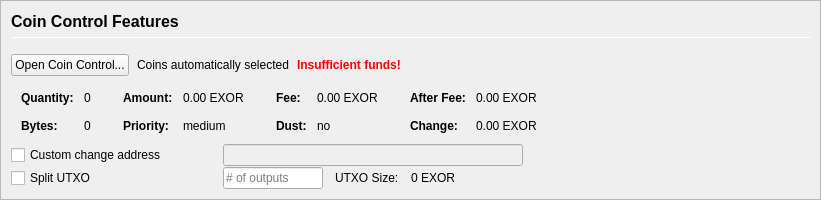
         <widget class="QFrame" name="frameCoinControl">
          <property name="sizePolicy">
           <sizepolicy hsizetype="Expanding" vsizetype="Expanding">
            <horstretch>0</horstretch>
            <verstretch>0</verstretch>
           </sizepolicy>
          </property>
          <property name="maximumSize">
           <size>
            <width>16777215</width>
            <height>16777215</height>
           </size>
          </property>
          <property name="frameShape">
           <enum>QFrame::StyledPanel</enum>
          </property>
          <property name="frameShadow">
           <enum>QFrame::Sunken</enum>
          </property>
          <layout class="QVBoxLayout" name="verticalLayoutCoinControl2">
           <property name="spacing">
            <number>0</number>
           </property>
           <property name="leftMargin">
            <number>0</number>
           </property>
           <property name="topMargin">
            <number>0</number>
           </property>
           <property name="rightMargin">
            <number>0</number>
           </property>
           <property name="bottomMargin">
            <number>0</number>
           </property>
           <item>
            <widget class="QFrame" name="frameCoinControl_BG">
             <layout class="QVBoxLayout" name="verticalLayoutCoinControl" stretch="0,0,0,0,0,0">
              <property name="spacing">
               <number>1</number>
              </property>
              <property name="leftMargin">
               <number>10</number>
              </property>
              <property name="topMargin">
               <number>10</number>
              </property>
              <item>
               <layout class="QHBoxLayout" name="horizontalLayoutCoinControl1">
                <property name="bottomMargin">
                 <number>15</number>
                </property>
                <item>
                 <layout class="QVBoxLayout" name="verticalLayout_3">
                  <property name="spacing">
                   <number>6</number>
                  </property>
                  <item>
                   <widget class="QLabel" name="labelCoinControlFeatures">
                    <property name="sizePolicy">
                     <sizepolicy hsizetype="Preferred" vsizetype="Maximum">
                      <horstretch>0</horstretch>
                      <verstretch>0</verstretch>
                     </sizepolicy>
                    </property>
                    <property name="minimumSize">
                     <size>
                      <width>0</width>
                      <height>20</height>
                     </size>
                    </property>
                    <property name="font">
                     <font>
                      <pointsize>12</pointsize>
                      <weight>75</weight>
                      <bold>true</bold>
                     </font>
                    </property>
                    <property name="styleSheet">
                     <string notr="true">font-weight:bold;</string>
                    </property>
                    <property name="text">
                     <string>Coin Control Features</string>
                    </property>
                   </widget>
                  </item>
                  <item>
                   <widget class="Line" name="line">
                    <property name="minimumSize">
                     <size>
                      <width>0</width>
                      <height>1</height>
                     </size>
                    </property>
                    <property name="maximumSize">
                     <size>
                      <width>16777215</width>
                      <height>1</height>
                     </size>
                    </property>
                    <property name="orientation">
                     <enum>Qt::Horizontal</enum>
                    </property>
                   </widget>
                  </item>
                 </layout>
                </item>
               </layout>
              </item>
              <item>
               <layout class="QHBoxLayout" name="horizontalLayoutCoinControl2" stretch="0,0,0,0">
                <property name="spacing">
                 <number>8</number>
                </property>
                <property name="bottomMargin">
                 <number>10</number>
                </property>
                <item>
                 <widget class="QPushButton" name="pushButtonCoinControl">
                  <property name="styleSheet">
                   <string notr="true"/>
                  </property>
                  <property name="text">
                   <string>Open Coin Control...</string>
                  </property>
                  <property name="autoDefault">
                   <bool>false</bool>
                  </property>
                 </widget>
                </item>
                <item>
                 <widget class="QLabel" name="labelCoinControlAutomaticallySelected">
                  <property name="text">
                   <string>Coins automatically selected</string>
                  </property>
                  <property name="margin">
                   <number>5</number>
                  </property>
                 </widget>
                </item>
                <item>
                 <widget class="QLabel" name="labelCoinControlInsuffFunds">
                  <property name="font">
                   <font>
                    <weight>75</weight>
                    <bold>true</bold>
                   </font>
                  </property>
                  <property name="styleSheet">
                   <string notr="true">color:red;font-weight:bold;</string>
                  </property>
                  <property name="text">
                   <string>Insufficient funds!</string>
                  </property>
                  <property name="margin">
                   <number>5</number>
                  </property>
                 </widget>
                </item>
                <item>
                 <spacer name="horizontalSpacerCoinControl">
                  <property name="orientation">
                   <enum>Qt::Horizontal</enum>
                  </property>
                  <property name="sizeHint" stdset="0">
                   <size>
                    <width>40</width>
                    <height>1</height>
                   </size>
                  </property>
                 </spacer>
                </item>
               </layout>
              </item>
              <item>
               <widget class="QWidget" name="widgetCoinControl" native="true">
                <property name="sizePolicy">
                 <sizepolicy hsizetype="Preferred" vsizetype="Preferred">
                  <horstretch>0</horstretch>
                  <verstretch>0</verstretch>
                 </sizepolicy>
                </property>
                <property name="minimumSize">
                 <size>
                  <width>0</width>
                  <height>0</height>
                 </size>
                </property>
                <property name="styleSheet">
                 <string notr="true"/>
                </property>
                <layout class="QHBoxLayout" name="horizontalLayoutCoinControl5">
                 <property name="leftMargin">
                  <number>0</number>
                 </property>
                 <property name="topMargin">
                  <number>0</number>
                 </property>
                 <property name="rightMargin">
                  <number>0</number>
                 </property>
                 <property name="bottomMargin">
                  <number>0</number>
                 </property>
                 <item>
                  <layout class="QHBoxLayout" name="horizontalLayoutCoinControl3" stretch="0,0,0,1">
                   <property name="spacing">
                    <number>20</number>
                   </property>
                   <property name="topMargin">
                    <number>0</number>
                   </property>
                   <property name="bottomMargin">
                    <number>10</number>
                   </property>
                   <item>
                    <layout class="QFormLayout" name="formLayoutCoinControl1">
                     <property name="horizontalSpacing">
                      <number>10</number>
                     </property>
                     <property name="verticalSpacing">
                      <number>14</number>
                     </property>
                     <property name="leftMargin">
                      <number>10</number>
                     </property>
                     <property name="topMargin">
                      <number>4</number>
                     </property>
                     <property name="rightMargin">
                      <number>6</number>
                     </property>
                     <item row="0" column="0">
                      <widget class="QLabel" name="labelCoinControlQuantityText">
                       <property name="font">
                        <font>
                         <weight>75</weight>
                         <bold>true</bold>
                        </font>
                       </property>
                       <property name="text">
                        <string>Quantity:</string>
                       </property>
                       <property name="margin">
                        <number>0</number>
                       </property>
                      </widget>
                     </item>
                     <item row="0" column="1">
                      <widget class="QLabel" name="labelCoinControlQuantity">
                       <property name="cursor">
                        <cursorShape>IBeamCursor</cursorShape>
                       </property>
                       <property name="contextMenuPolicy">
                        <enum>Qt::ActionsContextMenu</enum>
                       </property>
                       <property name="text">
                        <string notr="true">0</string>
                       </property>
                       <property name="margin">
                        <number>0</number>
                       </property>
                       <property name="textInteractionFlags">
                        <set>Qt::LinksAccessibleByMouse|Qt::TextSelectableByKeyboard|Qt::TextSelectableByMouse</set>
                       </property>
                      </widget>
                     </item>
                     <item row="1" column="0">
                      <widget class="QLabel" name="labelCoinControlBytesText">
                       <property name="font">
                        <font>
                         <weight>75</weight>
                         <bold>true</bold>
                        </font>
                       </property>
                       <property name="text">
                        <string>Bytes:</string>
                       </property>
                      </widget>
                     </item>
                     <item row="1" column="1">
                      <widget class="QLabel" name="labelCoinControlBytes">
                       <property name="cursor">
                        <cursorShape>IBeamCursor</cursorShape>
                       </property>
                       <property name="contextMenuPolicy">
                        <enum>Qt::ActionsContextMenu</enum>
                       </property>
                       <property name="text">
                        <string notr="true">0</string>
                       </property>
                       <property name="textInteractionFlags">
                        <set>Qt::LinksAccessibleByMouse|Qt::TextSelectableByKeyboard|Qt::TextSelectableByMouse</set>
                       </property>
                      </widget>
                     </item>
                    </layout>
                   </item>
                   <item>
                    <layout class="QFormLayout" name="formLayoutCoinControl2">
                     <property name="horizontalSpacing">
                      <number>10</number>
                     </property>
                     <property name="verticalSpacing">
                      <number>14</number>
                     </property>
                     <property name="leftMargin">
                      <number>6</number>
                     </property>
                     <property name="topMargin">
                      <number>4</number>
                     </property>
                     <property name="rightMargin">
                      <number>6</number>
                     </property>
                     <item row="0" column="0">
                      <widget class="QLabel" name="labelCoinControlAmountText">
                       <property name="font">
                        <font>
                         <weight>75</weight>
                         <bold>true</bold>
                        </font>
                       </property>
                       <property name="text">
                        <string>Amount:</string>
                       </property>
                       <property name="margin">
                        <number>0</number>
                       </property>
                      </widget>
                     </item>
                     <item row="0" column="1">
                      <widget class="QLabel" name="labelCoinControlAmount">
                       <property name="cursor">
                        <cursorShape>IBeamCursor</cursorShape>
                       </property>
                       <property name="contextMenuPolicy">
                        <enum>Qt::ActionsContextMenu</enum>
                       </property>
                       <property name="text">
                        <string notr="true">0.00 EXOR</string>
                       </property>
                       <property name="textInteractionFlags">
                        <set>Qt::LinksAccessibleByMouse|Qt::TextSelectableByKeyboard|Qt::TextSelectableByMouse</set>
                       </property>
                      </widget>
                     </item>
                     <item row="1" column="0">
                      <widget class="QLabel" name="labelCoinControlPriorityText">
                       <property name="font">
                        <font>
                         <weight>75</weight>
                         <bold>true</bold>
                        </font>
                       </property>
                       <property name="text">
                        <string>Priority:</string>
                       </property>
                      </widget>
                     </item>
                     <item row="1" column="1">
                      <widget class="QLabel" name="labelCoinControlPriority">
                       <property name="cursor">
                        <cursorShape>IBeamCursor</cursorShape>
                       </property>
                       <property name="contextMenuPolicy">
                        <enum>Qt::ActionsContextMenu</enum>
                       </property>
                       <property name="text">
                        <string>medium</string>
                       </property>
                       <property name="textInteractionFlags">
                        <set>Qt::LinksAccessibleByMouse|Qt::TextSelectableByKeyboard|Qt::TextSelectableByMouse</set>
                       </property>
                      </widget>
                     </item>
                    </layout>
                   </item>
                   <item>
                    <layout class="QFormLayout" name="formLayoutCoinControl3">
                     <property name="horizontalSpacing">
                      <number>10</number>
                     </property>
                     <property name="verticalSpacing">
                      <number>14</number>
                     </property>
                     <property name="leftMargin">
                      <number>6</number>
                     </property>
                     <property name="topMargin">
                      <number>4</number>
                     </property>
                     <property name="rightMargin">
                      <number>6</number>
                     </property>
                     <item row="0" column="0">
                      <widget class="QLabel" name="labelCoinControlFeeText">
                       <property name="font">
                        <font>
                         <weight>75</weight>
                         <bold>true</bold>
                        </font>
                       </property>
                       <property name="text">
                        <string>Fee:</string>
                       </property>
                       <property name="margin">
                        <number>0</number>
                       </property>
                      </widget>
                     </item>
                     <item row="0" column="1">
                      <widget class="QLabel" name="labelCoinControlFee">
                       <property name="cursor">
                        <cursorShape>IBeamCursor</cursorShape>
                       </property>
                       <property name="contextMenuPolicy">
                        <enum>Qt::ActionsContextMenu</enum>
                       </property>
                       <property name="text">
                        <string notr="true">0.00 EXOR</string>
                       </property>
                       <property name="textInteractionFlags">
                        <set>Qt::LinksAccessibleByMouse|Qt::TextSelectableByKeyboard|Qt::TextSelectableByMouse</set>
                       </property>
                      </widget>
                     </item>
                     <item row="1" column="0">
                      <widget class="QLabel" name="labelCoinControlLowOutputText">
                       <property name="font">
                        <font>
                         <weight>75</weight>
                         <bold>true</bold>
                        </font>
                       </property>
                       <property name="text">
                        <string>Dust:</string>
                       </property>
                      </widget>
                     </item>
                     <item row="1" column="1">
                      <widget class="QLabel" name="labelCoinControlLowOutput">
                       <property name="cursor">
                        <cursorShape>IBeamCursor</cursorShape>
                       </property>
                       <property name="contextMenuPolicy">
                        <enum>Qt::ActionsContextMenu</enum>
                       </property>
                       <property name="text">
                        <string>no</string>
                       </property>
                       <property name="textInteractionFlags">
                        <set>Qt::LinksAccessibleByMouse|Qt::TextSelectableByKeyboard|Qt::TextSelectableByMouse</set>
                       </property>
                      </widget>
                     </item>
                    </layout>
                   </item>
                   <item>
                    <layout class="QFormLayout" name="formLayoutCoinControl4">
                     <property name="horizontalSpacing">
                      <number>10</number>
                     </property>
                     <property name="verticalSpacing">
                      <number>14</number>
                     </property>
                     <property name="leftMargin">
                      <number>6</number>
                     </property>
                     <property name="topMargin">
                      <number>4</number>
                     </property>
                     <property name="rightMargin">
                      <number>6</number>
                     </property>
                     <item row="0" column="0">
                      <widget class="QLabel" name="labelCoinControlAfterFeeText">
                       <property name="font">
                        <font>
                         <weight>75</weight>
                         <bold>true</bold>
                        </font>
                       </property>
                       <property name="text">
                        <string>After Fee:</string>
                       </property>
                       <property name="margin">
                        <number>0</number>
                       </property>
                      </widget>
                     </item>
                     <item row="0" column="1">
                      <widget class="QLabel" name="labelCoinControlAfterFee">
                       <property name="cursor">
                        <cursorShape>IBeamCursor</cursorShape>
                       </property>
                       <property name="contextMenuPolicy">
                        <enum>Qt::ActionsContextMenu</enum>
                       </property>
                       <property name="text">
                        <string notr="true">0.00 EXOR</string>
                       </property>
                       <property name="textInteractionFlags">
                        <set>Qt::LinksAccessibleByMouse|Qt::TextSelectableByKeyboard|Qt::TextSelectableByMouse</set>
                       </property>
                      </widget>
                     </item>
                     <item row="1" column="0">
                      <widget class="QLabel" name="labelCoinControlChangeText">
                       <property name="font">
                        <font>
                         <weight>75</weight>
                         <bold>true</bold>
                        </font>
                       </property>
                       <property name="text">
                        <string>Change:</string>
                       </property>
                      </widget>
                     </item>
                     <item row="1" column="1">
                      <widget class="QLabel" name="labelCoinControlChange">
                       <property name="cursor">
                        <cursorShape>IBeamCursor</cursorShape>
                       </property>
                       <property name="contextMenuPolicy">
                        <enum>Qt::ActionsContextMenu</enum>
                       </property>
                       <property name="text">
                        <string notr="true">0.00 EXOR</string>
                       </property>
                       <property name="textInteractionFlags">
                        <set>Qt::LinksAccessibleByMouse|Qt::TextSelectableByKeyboard|Qt::TextSelectableByMouse</set>
                       </property>
                      </widget>
                     </item>
                    </layout>
                   </item>
                  </layout>
                 </item>
                </layout>
               </widget>
              </item>
              <item>
               <layout class="QHBoxLayout" name="horizontalLayoutCoinControl4">
                <property name="spacing">
                 <number>12</number>
                </property>
                <property name="sizeConstraint">
                 <enum>QLayout::SetDefaultConstraint</enum>
                </property>
                <property name="topMargin">
                 <number>0</number>
                </property>
                <property name="rightMargin">
                 <number>0</number>
                </property>
                <item>
                 <widget class="QCheckBox" name="checkBoxCoinControlChange">
                  <property name="sizePolicy">
                   <sizepolicy hsizetype="Preferred" vsizetype="Preferred">
                    <horstretch>0</horstretch>
                    <verstretch>0</verstretch>
                   </sizepolicy>
                  </property>
                  <property name="minimumSize">
                   <size>
                    <width>200</width>
                    <height>0</height>
                   </size>
                  </property>
                  <property name="maximumSize">
                   <size>
                    <width>200</width>
                    <height>16777215</height>
                   </size>
                  </property>
                  <property name="toolTip">
                   <string>If this is activated, but the change address is empty or invalid, change will be sent to a newly generated address.</string>
                  </property>
                  <property name="text">
                   <string>Custom change address</string>
                  </property>
                 </widget>
                </item>
                <item>
                 <widget class="QValidatedLineEdit" name="lineEditCoinControlChange">
                  <property name="enabled">
                   <bool>false</bool>
                  </property>
                  <property name="sizePolicy">
                   <sizepolicy hsizetype="Preferred" vsizetype="Preferred">
                    <horstretch>0</horstretch>
                    <verstretch>0</verstretch>
                   </sizepolicy>
                  </property>
                  <property name="minimumSize">
                   <size>
                    <width>300</width>
                    <height>0</height>
                   </size>
                  </property>
                 </widget>
                </item>
                <item>
                 <widget class="QLabel" name="labelCoinControlChangeLabel">
                  <property name="sizePolicy">
                   <sizepolicy hsizetype="Preferred" vsizetype="Preferred">
                    <horstretch>0</horstretch>
                    <verstretch>0</verstretch>
                   </sizepolicy>
                  </property>
                  <property name="minimumSize">
                   <size>
                    <width>100</width>
                    <height>0</height>
                   </size>
                  </property>
                  <property name="text">
                   <string/>
                  </property>
                  <property name="margin">
                   <number>3</number>
                  </property>
                 </widget>
                </item>
               </layout>
              </item>
              <item>
               <layout class="QHBoxLayout" name="horizontalLayoutCoinControl6">
                <property name="spacing">
                 <number>12</number>
                </property>
                <property name="rightMargin">
                 <number>0</number>
                </property>
                <item>
                 <widget class="QCheckBox" name="splitBlockCheckBox">
                  <property name="sizePolicy">
                   <sizepolicy hsizetype="Preferred" vsizetype="Preferred">
                    <horstretch>0</horstretch>
                    <verstretch>0</verstretch>
                   </sizepolicy>
                  </property>
                  <property name="minimumSize">
                   <size>
                    <width>200</width>
                    <height>0</height>
                   </size>
                  </property>
                  <property name="maximumSize">
                   <size>
                    <width>200</width>
                    <height>16777215</height>
                   </size>
                  </property>
                  <property name="text">
                   <string>Split UTXO</string>
                  </property>
                 </widget>
                </item>
                <item>
                 <widget class="QLineEdit" name="splitBlockLineEdit">
                  <property name="sizePolicy">
                   <sizepolicy hsizetype="Preferred" vsizetype="Preferred">
                    <horstretch>50</horstretch>
                    <verstretch>0</verstretch>
                   </sizepolicy>
                  </property>
                  <property name="minimumSize">
                   <size>
                    <width>100</width>
                    <height>0</height>
                   </size>
                  </property>
                  <property name="maximumSize">
                   <size>
                    <width>100</width>
                    <height>16777215</height>
                   </size>
                  </property>
                  <property name="placeholderText">
                   <string># of outputs</string>
                  </property>
                 </widget>
                </item>
                <item>
                 <widget class="QLabel" name="labelBlockSizeText">
                  <property name="text">
                   <string>UTXO Size:</string>
                  </property>
                 </widget>
                </item>
                <item>
                 <widget class="QLabel" name="labelBlockSize">
                  <property name="text">
                   <string>0 EXOR</string>
                  </property>
                 </widget>
                </item>
                <item>
                 <spacer name="horizontalSpacer_7">
                  <property name="orientation">
                   <enum>Qt::Horizontal</enum>
                  </property>
                  <property name="sizeHint" stdset="0">
                   <size>
                    <width>40</width>
                    <height>20</height>
                   </size>
                  </property>
                 </spacer>
                </item>
               </layout>
              </item>
              <item>
               <spacer name="verticalSpacerCoinControl">
                <property name="orientation">
                 <enum>Qt::Vertical</enum>
                </property>
                <property name="sizeHint" stdset="0">
                 <size>
                  <width>800</width>
                  <height>1</height>
                 </size>
                </property>
               </spacer>
              </item>
             </layout>
            </widget>
           </item>
          </layout>
         </widget>
